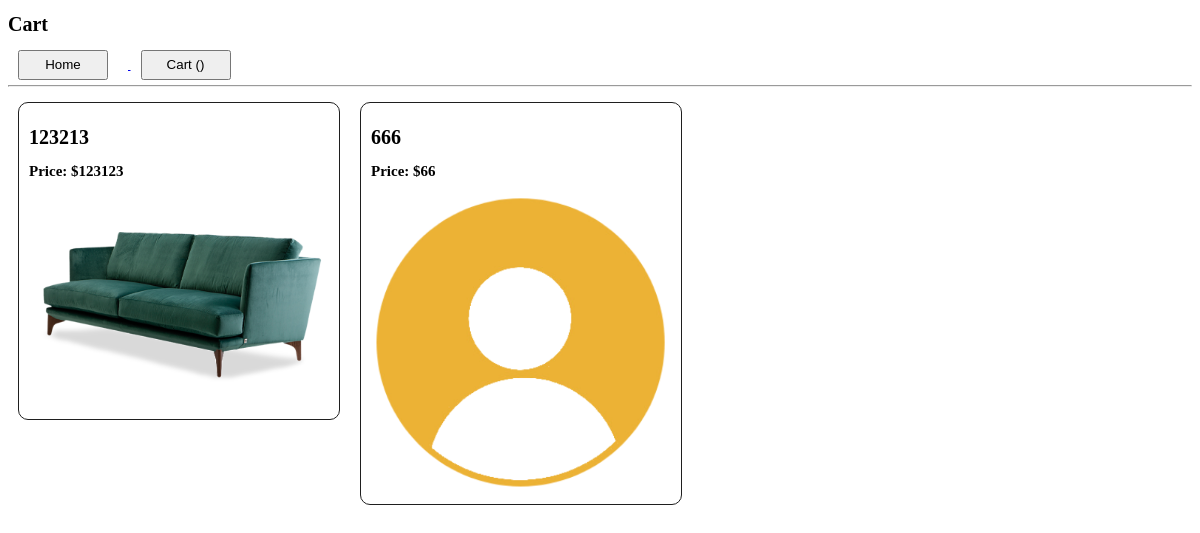
The page /cart/ (signed in) on the database its author committed.
### main/models.py (models this page shows, shortened)
class Products(models.Model):
    name = models.CharField("Product name", max_length = 255)
    price = models.PositiveBigIntegerField("Product Price")
    img = models.ImageField("Product image")

### main/views.py (the view)
# urls.py: path("cart/", views.cart, name = "cart"),
def cart(request):
    user_carts = User.objects.get(username = request.user.username).cart_prod.all()
    return render(request, "main/cart.html", context = {
		"user_carts": user_carts
	})

### main/templates/main/cart.html (shortened to what this page needs)
{% load static %}
<!DOCTYPE html>
<html lang="en">
<head>
    <link rel="stylesheet" href="{% static  'main/css/style.css' %}">
</head>
<body>
    <h1> Cart </h1>
    <a href = "{% url 'index' %}" ><button> Home </button> </a>
    <a href = "{% url 'cart' %}" ><button> Cart ({{cart_count}}) </button> </a>
    <hr>
    <div class = "obsh">
        {% for i in user_carts %}
          <div>
            <h1> {{ i.name }}  </h1>
            <h2>Price:  ${{ i.price }} </h2>
            <img width="300px" src="{{ i.img.url }}" alt="">
          </div>
        {% endfor %}
      </div>
</body>
</html>

### main/static/main/css/style.css (style rules this page uses)
html { font-size: 10px; }
a { margin-bottom: 2rem; }
a button { width: 9rem; height: 3rem; margin-right: 2rem; margin-left: 1rem; }
.obsh { width: 100%; height: 100vh; overflow-y: auto; overflow-x: hidden; display: flex; justify-content: start; align-items: start; flex-wrap: wrap; }
.obsh div { margin: 10px; border: 1px solid #1f1f1f; border-radius: 10px; padding: 1rem; }

### rows shown on the page
Products: name "123213", price "123123", img (picture)
Products: name "666", price "66", img (placeholder picture)
